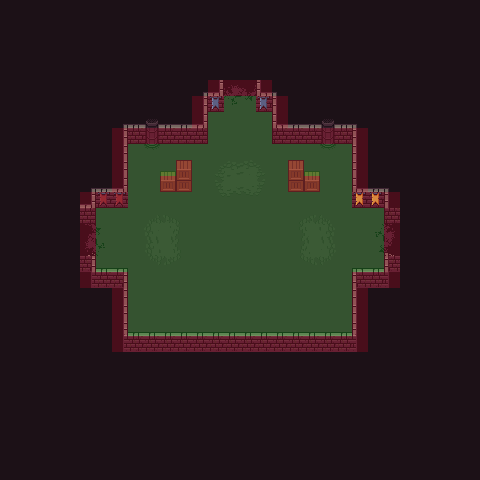

A 2D game scene composited from a Tiled map and its tileset images. What follows is a short description and the map's XML, with each tile layer's data collapsed to a summary:
An orthogonal 30x30 tile map with 16x16 px tiles, 7 tile layers (bg, floor, fg, props, ...), 3 tilesets and 6 objects (n, w, e).

<map version="1.5" tiledversion="1.7.0" orientation="orthogonal" renderorder="right-down" width="30" height="30" tilewidth="16" tileheight="16" infinite="0" nextlayerid="11" nextobjectid="11">
 <tileset firstgid="1" source="0x72_16x16DungeonTileset_walls.v1.tsx" />
 <tileset firstgid="257" source="0x72_16x16DungeonTileset.v4.tsx" />
 <tileset firstgid="513" source="NavigationTileSet.tsx" />
 <layer id="1" name="bg" width="30" height="30">
  <data>[900 cells, 900 non-empty, 1 distinct tile ids]</data>
 </layer>
 <layer id="2" name="floor" width="30" height="30">
  <data>[900 cells, 200 non-empty, 1 distinct tile ids]</data>
 </layer>
 <layer id="3" name="fg" width="30" height="30">
  <data>[900 cells, 100 non-empty, 20 distinct tile ids]</data>
 </layer>
 <layer id="7" name="props" width="30" height="30">
  <data>[900 cells, 56 non-empty, 22 distinct tile ids]</data>
 </layer>
 <layer id="10" name="exits" width="30" height="30">
  <data>[900 cells, 12 non-empty, 12 distinct tile ids]</data>
 </layer>
 <layer id="9" name="treasure" width="30" height="30">
  <data>[900 cells, 0 non-empty, 0 distinct tile ids]</data>
 </layer>
 <objectgroup id="4" name="Collisions">
  <object id="1" x="80" y="216">
   <polygon points="0,0.375 16,0.375 16,-15.625 48,-15.625 48,-79.625 63.9375,-79.625 68,-76 76,-76 79.9751,-79.4086 128,-79.625 128,-111.625 144,-111.625 144,-128 176,-128 176,-111.625 192,-111.625 192,-79.625 239.886,-79.3535 244,-76 252,-76 255.933,-79.625 272,-79.625 272,-15.625 304,-15.625 304,0.375 320,0.375 320,36 304,36 304,52 272,52 272,116 48,116 48,52 16,52 16,36 0,36" />
  </object>
  <object id="9" x="160" y="184">
   <polygon points="0,0 0,-12 16,-12 16,-24 32,-24 32,0 0,0" />
  </object>
  <object id="10" x="288" y="184">
   <polygon points="0,0 0,-24 16,-24 16,-12 32,-12 32,0" />
  </object>
 </objectgroup>
 <objectgroup id="5" name="Void" />
 <objectgroup id="6" name="Gates">
  <object id="3" name="n" x="224" y="104">
   <polygon points="0,0 32,0 32,-16 0,-16" />
  </object>
  <object id="4" name="w" x="80" y="224">
   <polygon points="0,0 16,0 16,28 0,28" />
  </object>
  <object id="5" name="e" x="384" y="224">
   <polygon points="0,0 16,0 16,28 0,28" />
  </object>
 </objectgroup>
 <layer id="8" name="navigation" width="30" height="30" opacity="0.2">
  <data>[900 cells, 264 non-empty, 2 distinct tile ids]</data>
 </layer>
</map>
